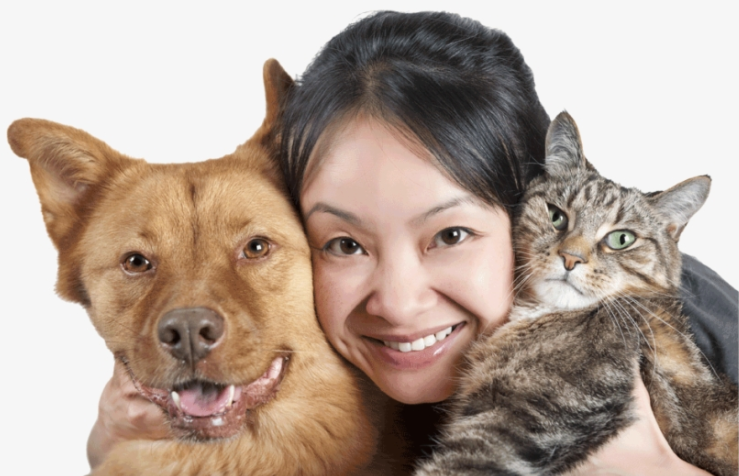
#> input picture 8_GCP/1_Vision/image01.png, 739 x 476 px
$ jupyter execute --allow-errors ML01_Images_02.ipynb
#> lines starting #> are read from the running program, lines starting #| are printed output that depends on the picture
## Google Vision - Images

[cell 1]
import os
import io
#Cred key
os.environ['GOOGLE_APPLICATION_CREDENTIALS'] = '../1_Vision/Keys/glossy-radio-377415-d797ca03c624.json'

[cell 2]
image_path = os.path.abspath('./image01.png')

[cell 3]
def localize_objects(path):
    from google.cloud import vision
    client = vision.ImageAnnotatorClient()

    #open local file for detection
    with open(path, 'rb') as image_file:
        content = image_file.read()

    image = vision.Image(content=content)
    objects = client.object_localization(image=image).localized_object_annotations
    print('Number of objects found: {}'.format(len(objects)))

    #PIL is used to crop-out new files from original image
    from PIL import Image
    for object in objects:
        limits = []
        print('\n{} (Confidence: {})'.format(object.name, object.score))
        for vertex in object.bounding_poly.normalized_vertices:
            print(' - ({}, {})'.format(vertex.x, vertex.y))
            limits.append((vertex.x, vertex.y))
        x = limits[0][0]

#> (a cell that did not finish here is left out)

[cell 5]
#print(limit_val)
limits2 = [(0.01581188291311264, 0.1301344335079193), (0.5349101424217224, 0.1301344335079193),
           (0.5349101424217224, 0.9973958730697632), (0.01581188291311264, 0.9973958730697632)]
print(limits2)

[cell 6]
from PIL import Image
orig_image = Image.open(image_path)
#> orig_image is the input picture: PIL image 739x476 RGB; mean R, G, B 177.9, 160.2, 148.3
x = limits2[0][0] * orig_image.width
#> x = 11.68
y = limits2[0][1] * orig_image.height
#> y = 61.94
x2 = limits2[2][0] * orig_image.width
#> x2 = 395.3
y2 = limits2[2][1] * orig_image.height
#> y2 = 474.8

[cell 7]
obj_image = orig_image.crop((x, y, x2, y2))
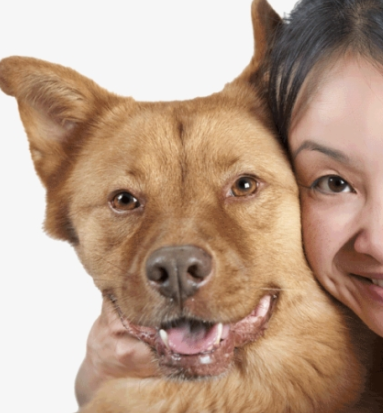
#> obj_image: PIL image 383x413 RGB; mean R, G, B 184.7, 157.3, 137.4
obj_image.save("object-2.png")


$ run again, with 8_GCP/1_Vision/face-1.png copied over 8_GCP/1_Vision/image01.png
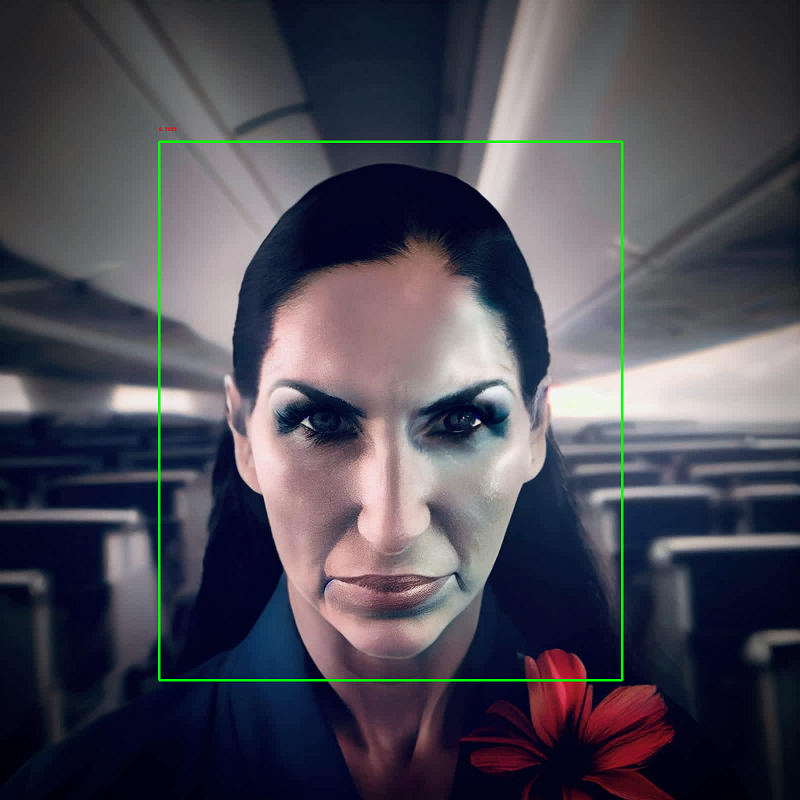
#> input picture 8_GCP/1_Vision/face-1.png, 800 x 800 px
#> orig_image is the input picture: PIL image 800x800 RGBA; mean R, G, B, A 76.3, 74.9, 85.3, 255
#> `obj_image = orig_image.crop((x, y, x2, y2))`:
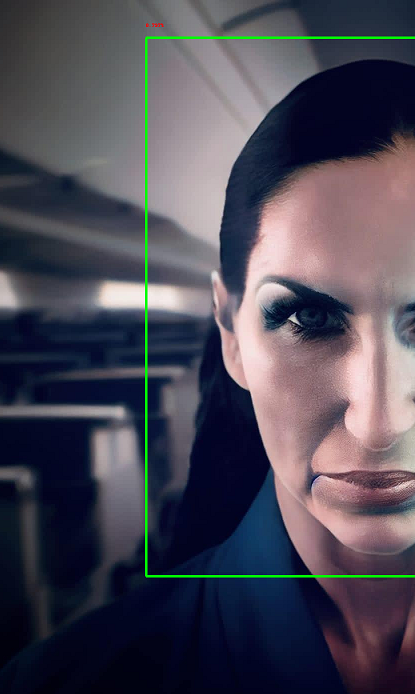
#> obj_image: PIL image 415x694 RGBA; mean R, G, B, A 76.6, 73.9, 86, 255

$ run again, with 8_GCP/1_Vision/face-2.png copied over 8_GCP/1_Vision/image01.png
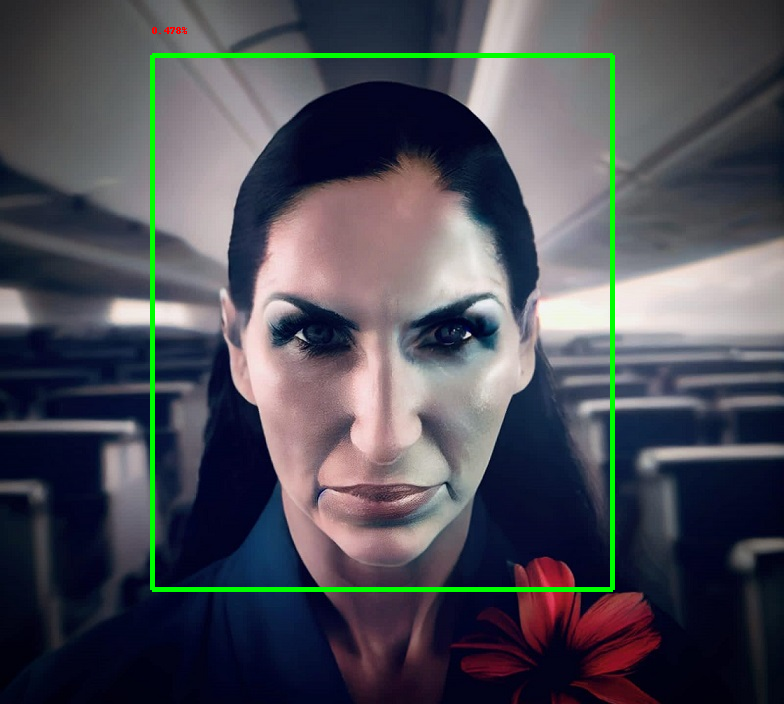
#> input picture 8_GCP/1_Vision/face-2.png, 784 x 704 px
#> orig_image is the input picture: PIL image 784x704 RGB; mean R, G, B 77.6, 78.3, 86.6
#> `obj_image = orig_image.crop((x, y, x2, y2))`:
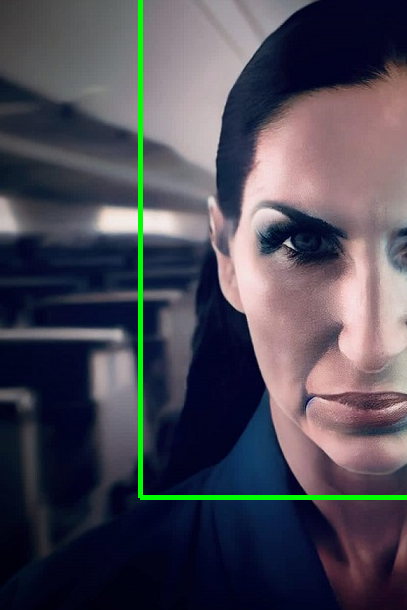
#> obj_image: PIL image 407x610 RGB; mean R, G, B 75.6, 73.8, 84.9

$ run again, with 8_GCP/1_Vision/object-1.png copied over 8_GCP/1_Vision/image01.png
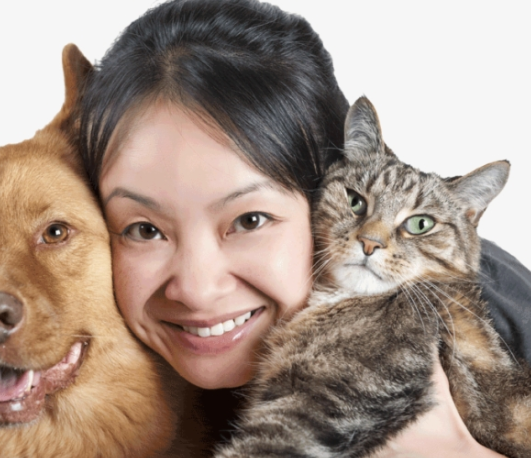
#> input picture 8_GCP/1_Vision/object-1.png, 531 x 458 px
#> orig_image is the input picture: PIL image 531x458 RGBA; mean R, G, B, A 163.1, 144.6, 132.8, 255
#> `obj_image = orig_image.crop((x, y, x2, y2))`:
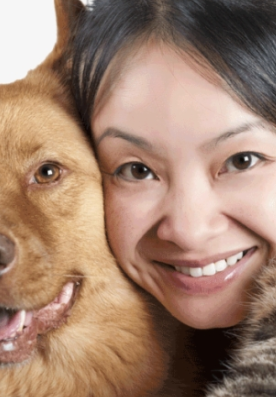
#> obj_image: PIL image 276x397 RGBA; mean R, G, B, A 160.2, 129.2, 110.3, 255
